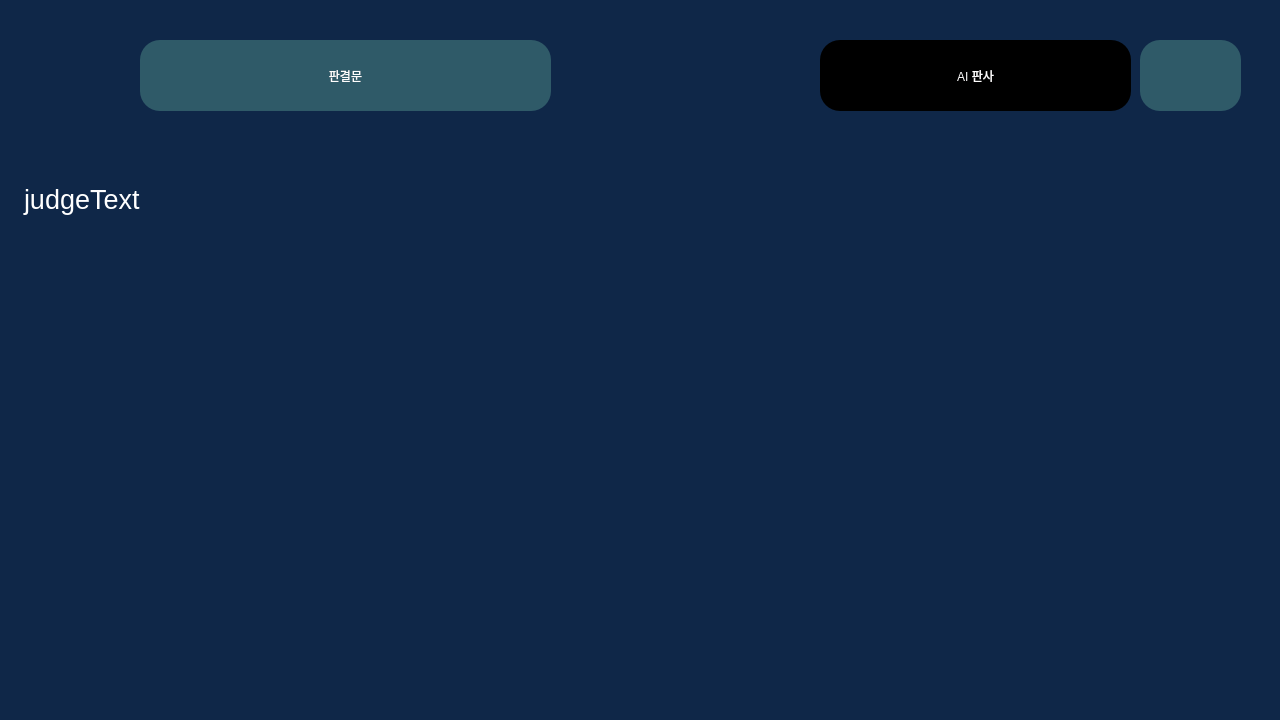
<?xml version="1.0" encoding="UTF-8"?>
<ui version="4.0">
 <class>judgeWindow</class>
 <widget class="QDialog" name="judgeWindow">
  <property name="geometry">
   <rect>
    <x>0</x>
    <y>0</y>
    <width>1280</width>
    <height>720</height>
   </rect>
  </property>
  <property name="windowTitle">
   <string>Dialog</string>
  </property>
  <property name="styleSheet">
   <string notr="true">QDialog{
	background-color: rgb(15, 39, 72);
}</string>
  </property>
  <widget class="QPushButton" name="nameLabel">
   <property name="geometry">
    <rect>
     <x>820</x>
     <y>40</y>
     <width>311</width>
     <height>71</height>
    </rect>
   </property>
   <property name="styleSheet">
    <string notr="true">QPushButton{
	background-color: rgb(0, 0, 0);
	boder-radius: 20px;
	color: rgb(255, 254, 254);
	border-radius: 20px;
	font: 24pt &quot;나눔고딕 ExtraBold&quot;;
}</string>
   </property>
   <property name="text">
    <string>AI 판사</string>
   </property>
   <property name="checkable">
    <bool>false</bool>
   </property>
   <property name="checked">
    <bool>false</bool>
   </property>
  </widget>
  <widget class="QPushButton" name="judgeTitleLabel">
   <property name="geometry">
    <rect>
     <x>140</x>
     <y>40</y>
     <width>411</width>
     <height>71</height>
    </rect>
   </property>
   <property name="styleSheet">
    <string notr="true">QPushButton{
	background-color: rgb(47, 90, 104);
	boder-radius: 20px;
	color: rgb(255, 254, 254);
	border-radius: 20px;
	font: 24pt &quot;나눔고딕 ExtraBold&quot;;
}</string>
   </property>
   <property name="text">
    <string>판결문</string>
   </property>
   <property name="checkable">
    <bool>false</bool>
   </property>
   <property name="checked">
    <bool>false</bool>
   </property>
  </widget>
  <widget class="QLabel" name="profileImage">
   <property name="geometry">
    <rect>
     <x>700</x>
     <y>140</y>
     <width>551</width>
     <height>551</height>
    </rect>
   </property>
   <property name="autoFillBackground">
    <bool>false</bool>
   </property>
   <property name="styleSheet">
    <string notr="true">QLabel{
	/* 스타일시트는 스케일 설정 불가능. pixMap으로 설정해야 함 */
	image: url(:/assets/profile/judge_verdict.png);
	color: rgb(255, 255, 255);
	font: 20pt &quot;나눔고딕&quot;;
}
</string>
   </property>
   <property name="text">
    <string/>
   </property>
   <property name="pixmap">
    <pixmap resource="assets/resource.qrc">:/assets/profile/judge_verdict.png</pixmap>
   </property>
   <property name="scaledContents">
    <bool>true</bool>
   </property>
   <property name="alignment">
    <set>Qt::AlignCenter</set>
   </property>
  </widget>
  <widget class="QTextBrowser" name="judgeText">
   <property name="enabled">
    <bool>true</bool>
   </property>
   <property name="geometry">
    <rect>
     <x>20</x>
     <y>180</y>
     <width>651</width>
     <height>511</height>
    </rect>
   </property>
   <property name="styleSheet">
    <string notr="true">QTextBrowser {
    border: none;
	background-color: rgba(0, 0, 0, 0);
	color: rgb(255, 255, 255);
	font: 20pt &quot;나눔고딕&quot;;
}</string>
   </property>
   <property name="frameShape">
    <enum>QFrame::Box</enum>
   </property>
   <property name="lineWidth">
    <number>0</number>
   </property>
   <property name="verticalScrollBarPolicy">
    <enum>Qt::ScrollBarAlwaysOff</enum>
   </property>
   <property name="horizontalScrollBarPolicy">
    <enum>Qt::ScrollBarAlwaysOff</enum>
   </property>
   <property name="markdown">
    <string>judgeText

</string>
   </property>
   <property name="html">
    <string>&lt;!DOCTYPE HTML PUBLIC &quot;-//W3C//DTD HTML 4.0//EN&quot; &quot;http://www.w3.org/TR/REC-html40/strict.dtd&quot;&gt;
&lt;html&gt;&lt;head&gt;&lt;meta name=&quot;qrichtext&quot; content=&quot;1&quot; /&gt;&lt;style type=&quot;text/css&quot;&gt;
p, li { white-space: pre-wrap; }
&lt;/style&gt;&lt;/head&gt;&lt;body style=&quot; font-family:'나눔고딕'; font-size:20pt; font-weight:400; font-style:normal;&quot;&gt;
&lt;p style=&quot; margin-top:13px; margin-bottom:13px; margin-left:0px; margin-right:0px; -qt-block-indent:0; text-indent:0px;&quot;&gt;judgeText&lt;/p&gt;&lt;/body&gt;&lt;/html&gt;</string>
   </property>
   <property name="overwriteMode">
    <bool>false</bool>
   </property>
   <property name="textInteractionFlags">
    <set>Qt::NoTextInteraction</set>
   </property>
   <property name="placeholderText">
    <string/>
   </property>
  </widget>
  <widget class="QPushButton" name="backButton">
   <property name="geometry">
    <rect>
     <x>1140</x>
     <y>40</y>
     <width>101</width>
     <height>71</height>
    </rect>
   </property>
   <property name="styleSheet">
    <string notr="true">QPushButton{
	image: url(:/images/back_arrow.png);
	background-color: rgb(47, 90, 104);
	boder-radius: 20px;
	color: rgb(255, 254, 254);
	border-radius: 20px;
	font: 24pt &quot;나눔고딕 ExtraBold&quot;;
}

QPushButton:hover{
	background-color: rgb(67, 129, 148);
	border-radius: 20px;
	font: 28pt &quot;나눔고딕 ExtraBold&quot;;
}
QPushButton:pressed{
	background-color: rgb(0, 123, 255);
	border-radius: 20px;
	font: 28pt &quot;나눔고딕 ExtraBold&quot;;
}</string>
   </property>
   <property name="text">
    <string/>
   </property>
  </widget>
 </widget>
 <resources>
  <include location="assets/resource.qrc"/>
 </resources>
 <connections/>
</ui>
